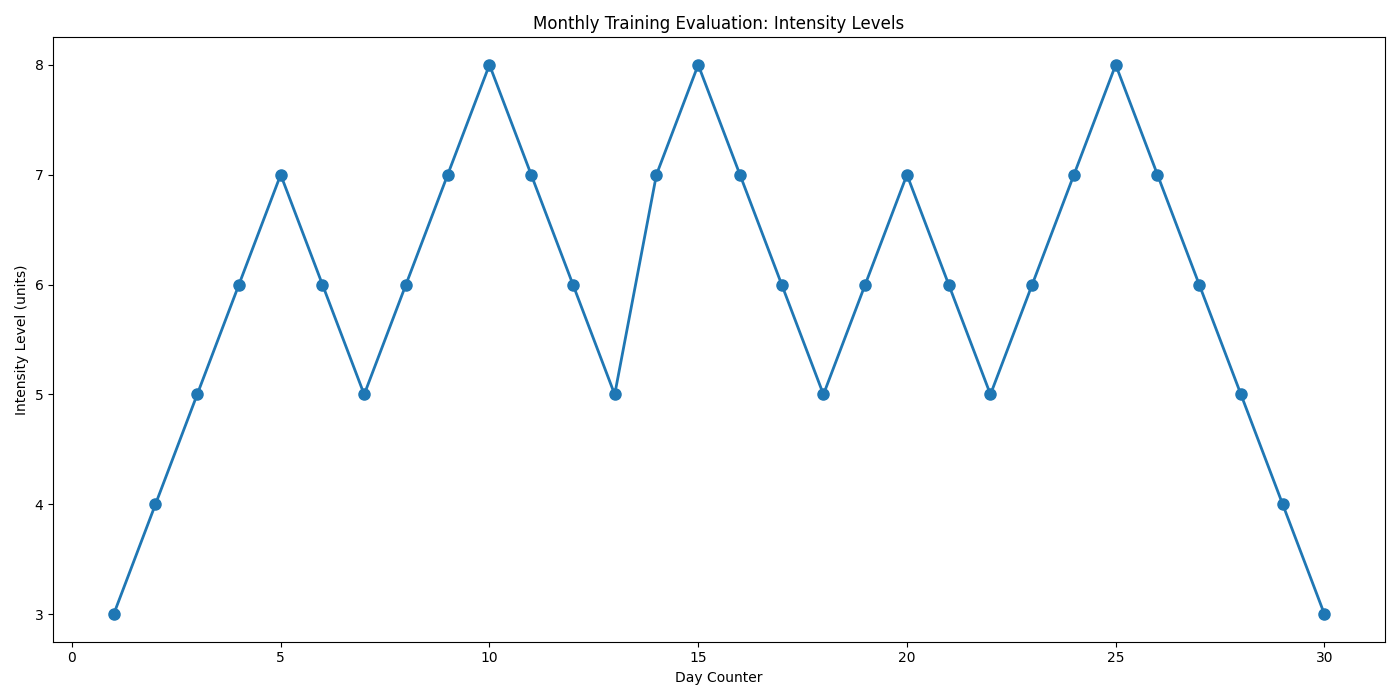

Reproduce this figure in Python.
import matplotlib.pyplot as plt
import numpy as np

days = np.arange(1, 31)

exercise_intensity = np.array([
    3, 4, 5, 6, 7, 6, 5, 6, 7, 8, 7, 6, 5, 7, 8, 7, 6, 5, 6, 7, 6, 5, 6, 7, 
    8, 7, 6, 5, 4, 3
])

fig, ax = plt.subplots(figsize=(14, 7))

ax.plot(days, exercise_intensity, marker='o', linewidth=2, markersize=8)

ax.set_title('Monthly Training Evaluation: Intensity Levels')
ax.set_xlabel('Day Counter')
ax.set_ylabel('Intensity Level (units)')

plt.tight_layout()
plt.show()
